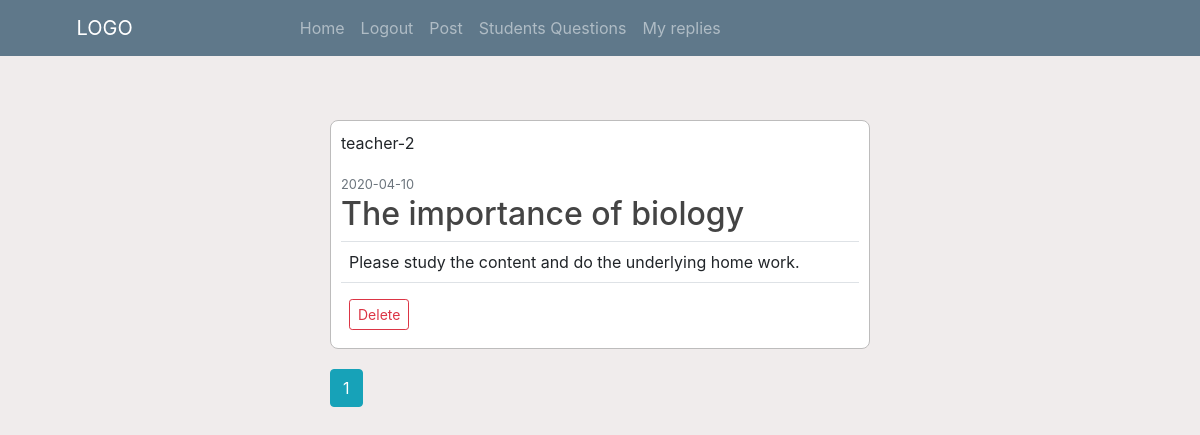
The page /content_page (signed in) on the database its author committed.
### application/models.py (models this page shows, shortened)
class Files(db.Model):
    id = db.Column(db.Integer, primary_key = True)
    title = db.Column(db.String(100), nullable = False)
    instructions = db.Column(db.Text, nullable = False)
    Class = db.Column(db.String(20), nullable = False)
    file_name = db.Column(db.String(20), nullable = False, unique = True)
    date_uploaded = db.Column(db.DateTime, nullable= False, default=datetime.utcnow)
    post_author = db.Column(db.Integer, db.ForeignKey("users.id"), nullable = False)

class Users(db.Model, UserMixin):
    id = db.Column(db.Integer, primary_key=True)
    username = db.Column(db.String(30), unique=False, nullable=False)
    password = db.Column(db.String(60), unique=True, nullable=False)
    Class = db.Column(db.String(20), unique=False, nullable=False)
    is_admin = db.Column(db.Boolean, default=False)
    is_teacher = db.Column(db.Boolean, default=False)
    files = db.relationship('Files', backref = "author", lazy = True)

### application/routes.py (the view)
@app.route("/content_page")
@login_required
def content_page():
    page = request.args.get('page', 1, type=int)
    posts = Files.query.order_by(Files.date_uploaded.desc()).paginate(per_page = 2, page=page)
    return render_template("content_page.html", title = "main", posts = posts)

### application/models.py (called while the page is built)
@login_manager.user_loader
def load_user(user_id):
    return Users.query.get(int(user_id))

### application/templates/content_page.html (shortened to what this page needs)
{% extends "layout.html" %}
{% block content %}
    {% for post in posts.items %}
        {% if current_user.is_teacher == True %}
            {% if post.author.username == current_user.username %}
                <article class="media content-section">
                    <div class="media-body">
                        <div class="article-metadata">
                            <p class="mr-2" >{{ post.author.username }}</p>
                            <small class="text-muted">{{ post.date_uploaded.strftime('%Y-%m-%d') }}</small>
                        </div>
                        <h2  class="article-title">{{ post.title }}</h2>
                        <p class="artcle-content border-top border-bottom p-2 mb-2">{{ post.instructions }}</p>
                        <button type="button" data-toggle="modal" data-target="#deleteModal" class="btn btn-outline-danger btn-sm m-2">Delete</button>
                    </div>
                </article>
            {% endif %}
        {% endif %}
    {% endfor %}
    {% for page_num in posts.iter_pages(left_edge=1, right_edge=1, left_current=2, right_current=2) %}
        {% if page_num %}
            {% if posts.page == page_num %}
                <a class="btn btn-info" href="{{ url_for('content_page', page = page_num) }}">{{ page_num }}</a>
            {% else %}
                    <a class="btn btn-outline-info" href="{{ url_for('content_page', page = page_num) }}">{{ page_num }}</a>
            {% endif %}
        {% else %}
                ...
        {% endif %}
    {% endfor %}
{% endblock %}

### application/static/main.css (style rules this page uses)
body { background: #f0ecec; columns: #333333; margin-top:3rem; }
h1, h2, h3, h4, h5, h6 { columns: #444444; }
.content-section { background: rgb(255, 255, 255); padding: 10px; border:1px solid #bdbcbc; border-radius: 8px; margin-bottom: 20px; margin-top:6vh; }
.article-title { color: #444444; }

### rows shown on the page
Files: author.username "teacher-2", date_uploaded "2020-04-10", title "The importance of biology", instructions "Please study the content and do the underlying home work."

### other values the page prints
{{ page_num }} "1"
